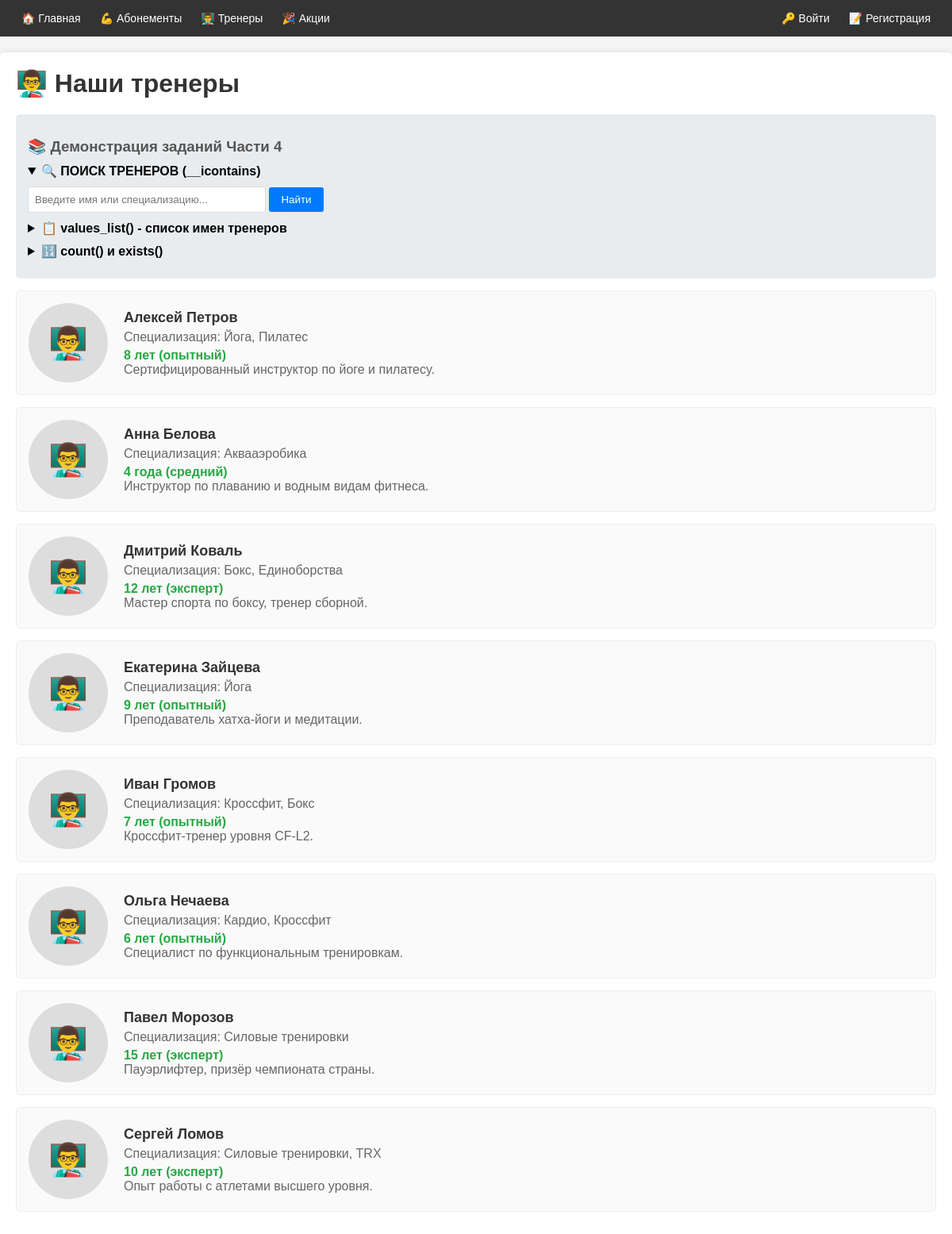
Screenshot of /trainers/ with the database file from the repository.
### club/models.py (models this page shows, shortened)
class Trainer(models.Model):
    full_name = models.CharField(max_length=100, verbose_name='ФИО тренера')
    full_name_en = models.CharField(max_length=100, blank=True, null=True, verbose_name='ФИО (англ.)')
    specialization = models.CharField(max_length=100, blank=True, null=True, verbose_name='Специализация')
    experience_years = models.PositiveIntegerField(default=0, verbose_name='Опыт (лет)')
    photo_url = models.URLField(blank=True, null=True, verbose_name='Фото')
    bio = models.TextField(blank=True, null=True, verbose_name='Биография')
    is_active = models.BooleanField(default=True, verbose_name='Активен')
    hired_at = models.DateField(default=timezone.now, verbose_name='Дата найма')
    services = models.ManyToManyField(
        'Service',
        blank=True,
        related_name='specialist_trainers',
        verbose_name='Услуги тренера'
    )
    photo = models.ImageField(
        upload_to='trainers/photos/',
        blank=True, null=True,
        verbose_name='Фото тренера'
    )
    cv_file = models.FileField(
        upload_to='trainers/cv/',
        blank=True, null=True,
        verbose_name='Резюме (PDF)'
    )
    class Meta:
        verbose_name = 'Тренер'
        verbose_name_plural = 'Тренеры'
        ordering = ['full_name']        # [Ч1] Meta ordering: алфавитный
    def get_experience_display(self):
        if self.experience_years >= 10:
            return f"{self.experience_years} лет (эксперт)"
        elif self.experience_years >= 5:
            return f"{self.experience_years} лет (опытный)"
        elif self.experience_years >= 2:
            return f"{self.experience_years} года (средний)"
        else:
            return f"{self.experience_years} лет (начинающий)"

### club/views.py (the view)
# urls.py: path('trainers/', views.trainer_list, name='trainer_list'),
def trainer_list(request):
    search_query = request.GET.get('search', '')
    trainers = Trainer.objects.all()
    if search_query:
        trainers = trainers.filter(
            full_name__icontains=search_query  # [Ч4] __icontains
        ) | trainers.filter(
            specialization__icontains=search_query  # [Ч4] __icontains
        )
    trainer_names = Trainer.objects.values_list('full_name', flat=True)
    total_trainers = Trainer.objects.count()
    active_trainers_exists = Trainer.objects.filter(is_active=True).exists()
    context = {
        'trainers': trainers,
        'search_query': search_query,
        'trainer_names': trainer_names,
        'total_trainers': total_trainers,
        'active_trainers_exists': active_trainers_exists,
    }
    return render(request, 'club/trainer_list.html', context)

### club/templates/club/trainer_list.html (shortened to what this page needs)
{% extends 'club/base.html' %}
{% block content %}
<h1>👨‍🏫 Наши тренеры</h1>
<div class="card" style="background-color: #e9ecef;">
    <h3>📚 Демонстрация заданий Части 4</h3>
    <details open style="margin-bottom: 10px;">
        <summary style="cursor: pointer; font-weight: bold;">🔍 ПОИСК ТРЕНЕРОВ (__icontains)</summary>
        <form method="get" style="margin-top: 10px;">
            <input type="text" name="search" value="{{ search_query }}" placeholder="Введите имя или специализацию..." style="padding: 8px; width: 300px; border-radius: 3px; border: 1px solid #ddd;">
            <button type="submit" style="padding: 8px 15px; background-color: #007bff; color: white; border: none; border-radius: 3px; cursor: pointer;">Найти</button>
        </form>
    </details>
    <details style="margin-bottom: 10px;">
        <summary style="cursor: pointer; font-weight: bold;">📋 values_list() - список имен тренеров</summary>
    </details>
    <details style="margin-bottom: 10px;">
        <summary style="cursor: pointer; font-weight: bold;">🔢 count() и exists()</summary>
    </details>
</div>
{% for trainer in trainers %}
    <div style="display: flex; align-items: center; border: 1px solid #eee; border-radius: 5px; padding: 15px; margin-bottom: 15px; background-color: #fafafa;">
        {% if trainer.photo %}
            <img src="{{ trainer.photo.url }}" alt="{{ trainer.full_name }}" style="width: 100px; height: 100px; border-radius: 50%; object-fit: cover; margin-right: 20px;">
        {% else %}
            <div style="width: 100px; height: 100px; border-radius: 50%; background-color: #ddd; display: flex; align-items: center; justify-content: center; margin-right: 20px; font-size: 40px;">👨‍🏫</div>
        {% endif %}
        <div style="flex: 1;">
            <div style="font-size: 18px; font-weight: bold; color: #333;">{{ trainer.full_name }}</div>
            <div style="color: #666; margin: 5px 0;">Специализация: {{ trainer.specialization|default:"Не указана" }}</div>
            <div style="color: #28a745; font-weight: bold;">{{ trainer.get_experience_display }}</div>
            <div style="color: #666;">{{ trainer.bio|default:"Нет информации"|truncatechars:100 }}</div>
        </div>
    </div>
{% empty %}
    <p style="text-align: center; padding: 40px;">😞 Тренеры не найдены{% if search_query %} по запросу "{{ search_query }}"{% endif %}</p>
{% endfor %}
{% endblock %}

### club/templates/club/base.html (style rules this page uses)
* { box-sizing: border-box; margin: 0; padding: 0; }
body { font-family: Arial, sans-serif; background-color: #f5f5f5; }
h1 { color: #333; margin-bottom: 20px; }
h3 { color: #555; margin: 15px 0 10px; }
.card { background: #f8f9fa; padding: 15px; margin-bottom: 15px; border-radius: 5px; }
input[type="text"], input[type="email"], input[type="password"], input[type="number"], textarea, select { width: 100%; padding: 8px; border: 1px solid #ddd; border-radius: 3px; box-sizing: border-box; }

### rows the page displays
Trainer: full_name "Алексей Петров", specialization "Йога, Пилатес", experience "8 лет (опытный)", bio "Сертифицированный инструктор по йоге и пилатесу."
Trainer: full_name "Анна Белова", specialization "Аквааэробика", experience "4 года (средний)", bio "Инструктор по плаванию и водным видам фитнеса."
Trainer: full_name "Дмитрий Коваль", specialization "Бокс, Единоборства", experience "12 лет (эксперт)", bio "Мастер спорта по боксу, тренер сборной."
Trainer: full_name "Екатерина Зайцева", specialization "Йога", experience "9 лет (опытный)", bio "Преподаватель хатха-йоги и медитации."
Trainer: full_name "Иван Громов", specialization "Кроссфит, Бокс", experience "7 лет (опытный)", bio "Кроссфит-тренер уровня CF-L2."
Trainer: full_name "Ольга Нечаева", specialization "Кардио, Кроссфит", experience "6 лет (опытный)", bio "Специалист по функциональным тренировкам."
Trainer: full_name "Павел Морозов", specialization "Силовые тренировки", experience "15 лет (эксперт)", bio "Пауэрлифтер, призёр чемпионата страны."
Trainer: full_name "Сергей Ломов", specialization "Силовые тренировки, TRX", experience "10 лет (эксперт)", bio "Опыт работы с атлетами высшего уровня."
